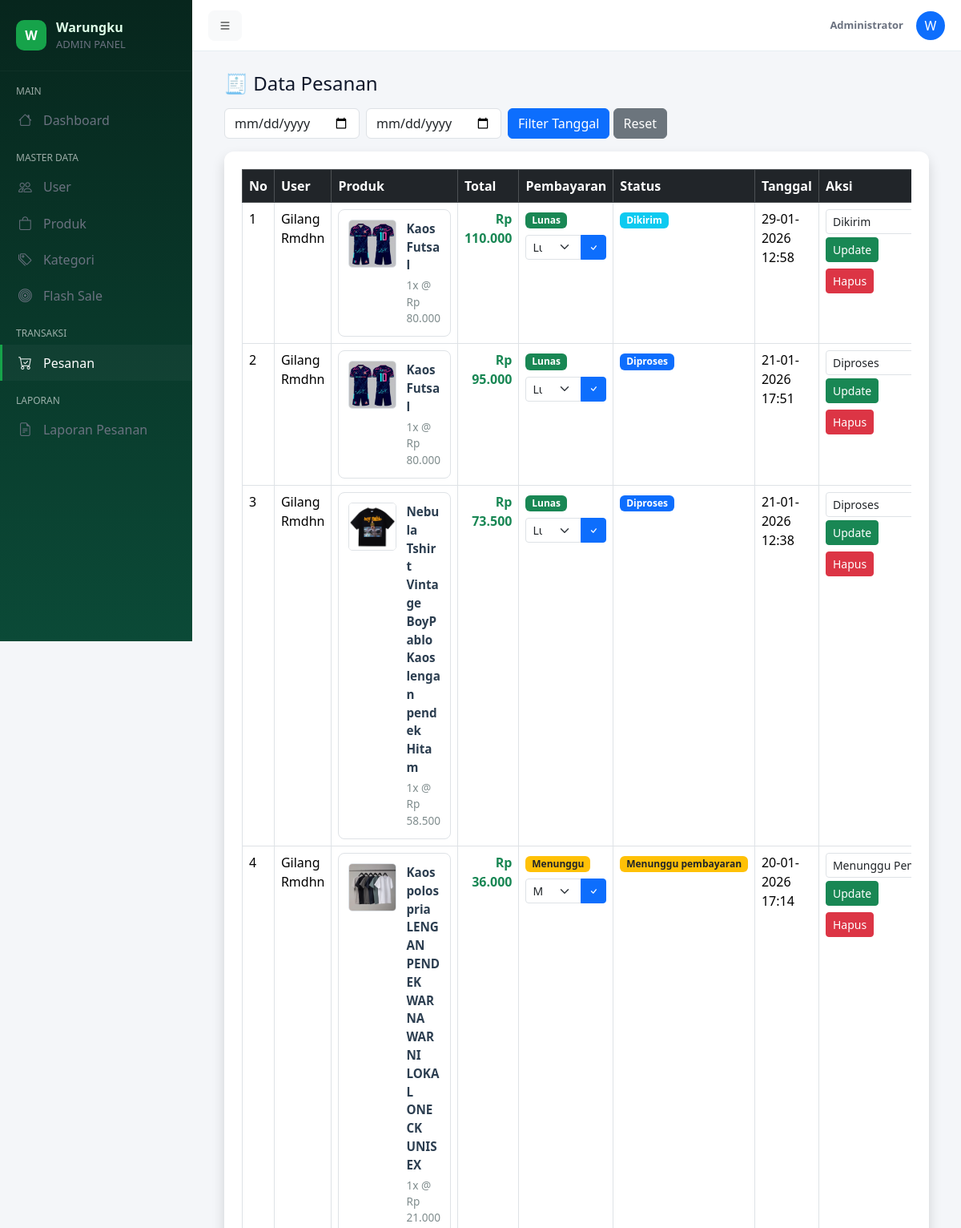
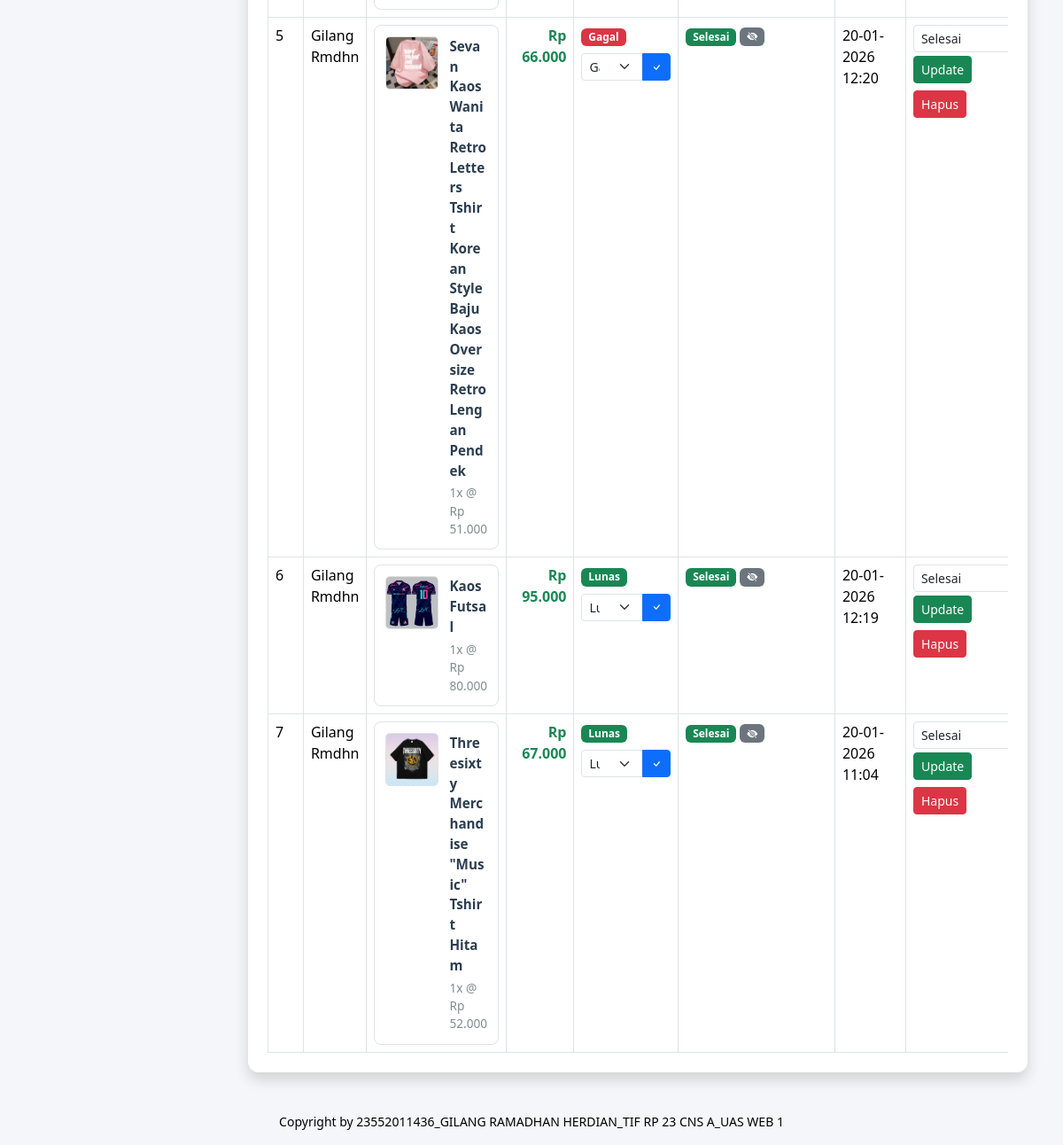
The page /admin/pesanan.php (signed in) on the database its author committed (2 pictures, top to bottom).
### tables this page shows
CREATE TABLE `pesanan` (
  `id_pesanan` int(11) NOT NULL,
  `id_user` int(11) DEFAULT NULL,
  `nama_penerima` varchar(100) DEFAULT NULL,
  `no_telepon_penerima` varchar(20) DEFAULT NULL,
  `alamat_pengiriman` text DEFAULT NULL,
  `total_produk` int(11) DEFAULT NULL,
  `biaya_pengiriman` int(11) NOT NULL DEFAULT 0,
  `total_bayar` int(11) DEFAULT NULL,
  `metode_pembayaran` varchar(50) DEFAULT NULL,
  `status_pesanan` enum('menunggu_pembayaran','diproses','dikirim','selesai','dibatalkan') NOT NULL DEFAULT 'menunggu_pembayaran',
  `status_pembayaran` enum('menunggu','lunas','gagal') NOT NULL DEFAULT 'menunggu',
  `kode_pembayaran` varchar(100) DEFAULT NULL,
  `nomor_resi` varchar(50) DEFAULT NULL,
  `is_hidden` tinyint(1) DEFAULT 0,
  `tanggal` timestamp NOT NULL DEFAULT current_timestamp()
);

CREATE TABLE `users` (
  `id_user` int(11) NOT NULL,
  `nama` varchar(100) DEFAULT NULL,
  `email` varchar(100) DEFAULT NULL,
  `no_hp` varchar(15) DEFAULT NULL,
  `alamat` text DEFAULT NULL,
  `kota` varchar(100) DEFAULT NULL,
  `kode_pos` varchar(10) DEFAULT NULL,
  `foto_profil` varchar(255) DEFAULT 'default.png',
  `password` varchar(255) DEFAULT NULL,
  `role` enum('admin','user') DEFAULT 'user',
  `created_at` timestamp NOT NULL DEFAULT current_timestamp(),
  `updated_at` timestamp NULL DEFAULT current_timestamp() ON UPDATE current_timestamp()
);

CREATE TABLE `pesanan_detail` (
  `id_detail` int(11) NOT NULL,
  `id_pesanan` int(11) DEFAULT NULL,
  `id_produk` int(11) DEFAULT NULL,
  `harga` int(11) DEFAULT NULL,
  `qty` int(11) DEFAULT NULL,
  `nama_produk` varchar(255) DEFAULT NULL,
  `gambar` varchar(255) DEFAULT NULL
);

### admin/pesanan.php (the view, shortened to what this page needs)
<?php
include "../config/database.php";
include "layout/header.php";
include "layout/sidebar.php";
$where = "";
$query_str = "
SELECT pesanan.*, users.nama
FROM pesanan JOIN users ON pesanan.id_user=users.id_user
$where
ORDER BY id_pesanan DESC
";
$data = mysqli_query($conn, $query_str);
function getProdukPesanan($id_pesanan, $conn) {
    $produk_list = [];
    $query = mysqli_query($conn,"
    SELECT
        pd.id_detail,
        pd.harga,
        pd.qty,
        pd.id_produk,
        pd.nama_produk as snapshot_nama,
        pd.gambar as snapshot_gambar,
        p.nama_produk,
        p.gambar
    FROM pesanan_detail pd
    LEFT JOIN produk p ON pd.id_produk = p.id_produk
    WHERE pd.id_pesanan = '" . mysqli_real_escape_string($conn, $id_pesanan) . "'
    ");
    if ($query) {
        while($item = mysqli_fetch_assoc($query)){
            $produk_list[] = $item;
        }
    }
    return $produk_list;
}
?>
<div class="container-fluid">
<h4 class="mb-3">🧾 Data Pesanan</h4>
<form method="GET" class="row g-2 mb-3">
    <div class="col-auto">
        <input type="date" name="start_date" class="form-control" value="<?= isset($_GET['start_date']) ? htmlspecialchars($_GET['start_date']) : '' ?>" required>
    </div>
    <div class="col-auto">
        <input type="date" name="end_date" class="form-control" value="<?= isset($_GET['end_date']) ? htmlspecialchars($_GET['end_date']) : '' ?>" required>
    </div>
    <div class="col-auto">
        <button type="submit" class="btn btn-primary">Filter Tanggal</button>
        <a href="pesanan.php" class="btn btn-secondary">Reset</a>
    </div>
</form>
<div class="card shadow">
<div class="card-body">
<div class="table-responsive">
<table class="table table-bordered table-hover mb-0">
<thead class="table-dark">
<tr>
<th style="width: 50px;">No</th>
<th>User</th>
<th>Produk</th>
<th style="width: 120px;">Total</th>
<th style="width: 160px;">Pembayaran</th>
<th style="width: 140px;">Status</th>
<th style="width: 150px;">Tanggal</th>
<th style="width: 200px;">Aksi</th>
</tr>
</thead>
<tbody>
<?php $no=1; while($p=mysqli_fetch_assoc($data)){
    $produk_list = getProdukPesanan($p['id_pesanan'], $conn);
    $total = $p['total_bayar'] ?? $p['total_produk'] ?? $p['total'] ?? 0;
    $status_pesanan = $p['status_pesanan'] ?? $p['status'] ?? 'pending';
    $status_pembayaran = $p['status_pembayaran'] ?? 'menunggu';
    $is_hidden = $p['is_hidden'] ?? 0;
?>
<tr>
<td><?= $no ?></td>
<td><?= htmlspecialchars($p['nama']) ?></td>
<td>
    <div class="product-item-grid">
    <?php foreach($produk_list as $prod):
        $prod_name = !empty($prod['snapshot_nama']) ? $prod['snapshot_nama'] : ($prod['nama_produk'] ?? 'Produk Tidak Tersedia');
        $file_gambar = !empty($prod['snapshot_gambar']) ? $prod['snapshot_gambar'] : ($prod['gambar'] ?? $prod['foto'] ?? '');
        $img_src = "https://via.placeholder.com/60/cccccc/999999?text=No+Image";
        if (!empty($file_gambar)) {
            $gambar_path = "../assets/images/produk/" . $file_gambar;
            if (file_exists($gambar_path)) {
                $img_src = $gambar_path;
            }
        }
    ?>
        <div class="product-card">
            <img src="<?= htmlspecialchars($img_src) ?>" alt="Product" title="<?= htmlspecialchars($prod_name) ?>" onerror="this.src='https://via.placeholder.com/60/cccccc/999999?text=No+Image'">
            <div class="product-info">
                <div class="product-name"><?= htmlspecialchars($prod_name) ?></div>
                <div class="product-qty-price">
                    <?= $prod['qty'] ?>x @ Rp <?= number_format($prod['harga'], 0, ',', '.') ?>
                </div>
            </div>
        </div>
    <?php endforeach; ?>
    </div>
</td>
<td class="text-end fw-bold text-success">
    Rp <?= number_format($total, 0, ',', '.') ?>
</td>
<td>
    <span class="badge mb-2
    <?= $status_pembayaran=='lunas'?'bg-success':
      ($status_pembayaran=='gagal'?'bg-danger':'bg-warning text-dark') ?>">
    <?= ucfirst($status_pembayaran) ?>
    </span>
    <form method="POST">
        <div class="input-group input-group-sm">
            <select name="status_pembayaran" class="form-select">
                <option value="menunggu" <?= ($status_pembayaran=='menunggu')?'selected':'' ?>>Menunggu</option>
                <option value="lunas" <?= ($status_pembayaran=='lunas')?'selected':'' ?>>Lunas</option>
                <option value="gagal" <?= ($status_pembayaran=='gagal')?'selected':'' ?>>Gagal</option>
            </select>
            <button type="submit" name="update_pembayaran" class="btn btn-primary"><i class="bi bi-check"></i></button>
        </div>
    </form>
</td>
<td>
    <span class="badge
    <?= $status_pesanan=='selesai'?'bg-success':
      ($status_pesanan=='diproses'?'bg-primary':
      ($status_pesanan=='dikirim'?'bg-info':
      ($status_pesanan=='dibatalkan'?'bg-danger':
      ($status_pesanan=='menunggu_pembayaran'?'bg-warning text-dark':'bg-secondary')))) ?>">
    <?= str_replace('_', ' ', ucfirst($status_pesanan)) ?>
    </span>
    <?php if($is_hidden == 1): ?>
        <span class="badge bg-secondary" title="Disembunyikan oleh user"><i class="bi bi-eye-slash-fill"></i></span>
    <?php endif; ?>
</td>
<td><?= date('d-m-Y H:i', strtotime($p['tanggal'])) ?></td>
<td>
    <div class="d-flex gap-2" style="flex-wrap: wrap;">
        <form method="POST" class="flex-grow-1" style="min-width: 150px;">
            <div style="display: flex; gap: 0.25rem; flex-wrap: wrap;">
                <select name="status" class="form-select form-select-sm" style="flex: 1; min-width: 120px;">
                    <option value="menunggu_pembayaran" <?= ($status_pesanan=='menunggu_pembayaran')?'selected':'' ?>>Menunggu Pembayaran</option>
                    <option value="diproses" <?= ($status_pesanan=='diproses')?'selected':'' ?>>Diproses</option>
                    <option value="dikirim" <?= ($status_pesanan=='dikirim')?'selected':'' ?>>Dikirim</option>
                    <option value="selesai" <?= ($status_pesanan=='selesai')?'selected':'' ?>>Selesai</option>
                </select>
                <button type="submit" name="update_status" class="btn btn-success btn-sm" style="white-space: nowrap;">Update</button>
            </div>
        </form>
        <a href="?hapus=<?= $p['id_pesanan'] ?>" onclick="return confirm('Yakin ingin menghapus pesanan ini secara permanen? Data tidak bisa dipulihkan.');" class="btn btn-danger btn-sm">Hapus</a>
    </div>
</td>
</tr>
<?php $no++; } ?>
</tbody>
</table>
</div>
</div>
</div>
</div>
<?php include "layout/footer.php"; ?>

### assets/css/admin.css (style rules this page uses)
:root { --accent:#16a34a; --accent-dark:#0b5d3d; --accent-light:#bbf7d0; --bg:#f4f6f9; --sidebar-bg-1:#07261d; --sidebar-bg-2:#0b4a37; --muted:#6b7280; }
body { background:var(--bg);font-family:'Segoe UI', 'Helvetica Neue', Arial, sans-serif;color:#0f172a }
.container-fluid { max-width:1200px }
.card { border-radius:12px }
.product-item-grid { display:flex;flex-wrap:wrap;gap:0.75rem }
.product-card { background:#fff;border:1px solid #dee2e6;border-radius:8px;padding:0.75rem;flex:0 0 calc(50% - 0.375rem);display:flex;gap:0.75rem;align-items:flex-start }
.product-card img { width:60px;height:60px;object-fit:cover;border-radius:5px;border:1px solid #dee2e6 }
.product-info { flex:1;min-width:0 }
.product-name { font-weight:600;font-size:0.95rem;color:#2c3e50;margin-bottom:0.25rem;word-break:break-word }
.product-qty-price { font-size:0.85rem;color:#7f8c8d }
.card { box-shadow:0 8px 24px rgba(2,6,23,0.06);border:none }
.card .card-body { padding:22px }

### admin/pesanan.php (style rules this page uses)
.product-item-grid { display: flex; flex-wrap: wrap; gap: 0.75rem; }
.product-card { background: white; border: 1px solid #dee2e6; border-radius: 8px; padding: 0.75rem; flex: 0 0 calc(50% - 0.375rem); display: flex; gap: 0.75rem; align-items: flex-start; }
.product-card img { width: 60px; height: 60px; object-fit: cover; border-radius: 5px; border: 1px solid #dee2e6; }
.product-info { flex: 1; min-width: 0; }
.product-name { font-weight: 600; font-size: 0.95rem; color: #2c3e50; margin-bottom: 0.25rem; word-break: break-word; }
.product-qty-price { font-size: 0.85rem; color: #7f8c8d; }

### rows shown on the page
pesanan: id_user.nama "Gilang Rmdhn", total_bayar "110.000", status_pembayaran "Lunas", status_pesanan "Dikirim", tanggal "29-01-2026 12:58", status "Dikirim"
pesanan_detail: gambar (picture), nama_produk "Kaos Futsal", qty "1", harga "80.000"
pesanan: id_user.nama "Gilang Rmdhn", total_bayar "95.000", status_pembayaran "Lunas", status_pesanan "Diproses", tanggal "21-01-2026 17:51", status "Diproses"
pesanan_detail: gambar (picture), nama_produk "Kaos Futsal", qty "1", harga "80.000"
pesanan: id_user.nama "Gilang Rmdhn", total_bayar "73.500", status_pembayaran "Lunas", status_pesanan "Diproses", tanggal "21-01-2026 12:38", status "Diproses"
pesanan_detail: gambar (picture), nama_produk "Nebula Tshirt Vintage BoyPablo Kaos lengan pendek Hitam", qty "1", harga "58.500"
pesanan: id_user.nama "Gilang Rmdhn", total_bayar "36.000", status_pembayaran "Menunggu", status_pesanan "Menunggu pembayaran", tanggal "20-01-2026 17:14", status "Menunggu Pembayaran"
pesanan_detail: gambar (picture), nama_produk "Kaos polos pria LENGAN PENDEK WARNA WARNI LOKAL ONECK UNISEX", qty "1", harga "21.000"
pesanan: id_user.nama "Gilang Rmdhn", total_bayar "66.000", status_pembayaran "Gagal", status_pesanan "Selesai", is_hidden 1 (drawn), tanggal "20-01-2026 12:20", status "Selesai"
pesanan_detail: gambar (picture), nama_produk "Sevan Kaos Wanita Retro Letters Tshirt Korean Style Baju Kaos Oversize Retro Lengan Pendek", qty "1", harga "51.000"
pesanan: id_user.nama "Gilang Rmdhn", total_bayar "95.000", status_pembayaran "Lunas", status_pesanan "Selesai", is_hidden 1 (drawn), tanggal "20-01-2026 12:19", status "Selesai"
pesanan_detail: gambar (picture), nama_produk "Kaos Futsal", qty "1", harga "80.000"
pesanan: id_user.nama "Gilang Rmdhn", total_bayar "67.000", status_pembayaran "Lunas", status_pesanan "Selesai", is_hidden 1 (drawn), tanggal "20-01-2026 11:04", status "Selesai"
pesanan_detail: gambar (picture), nama_produk "Threesixty Merchandise \"Music\" Tshirt Hitam", qty "1", harga "52.000"
